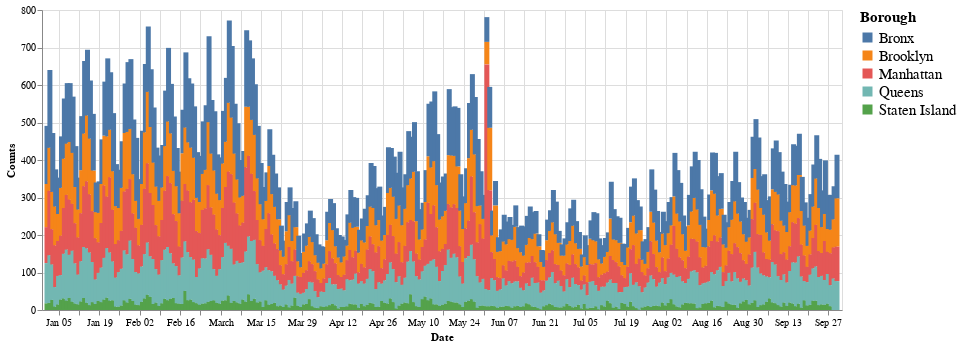

Notebook code for this chart:
### Code cell
alt.Chart(eachCount).mark_bar().transform_fold(
    fold=["Brooklyn","Staten Island","Bronx","Manhattan","Queens"],
    as_=['Borough', 'Counts']
).encode(
    x='Date:T',
    y='Counts:Q',
    color='Borough:N'
).properties(
    width=800,
    height=300
).configure_legend(
    labelFontSize=15,
    titleFontSize=15,
).interactive()

### Figure 1 — Vega-Lite specification as saved in the notebook (floating-point values rounded to 4 significant figures; data arrays with more than 128 entries replaced by an {"elided": "..."} marker saying what was removed)
{"config": {"view": {"continuousWidth": 400, "continuousHeight": 300}, "legend": {"labelFontSize": 15, "titleFontSize": 15}}, "data": {"name": "data-d52131b8401e91e9110ebdead2337c59"}, "mark": "bar", "encoding": {"color": {"type": "nominal", "field": "Borough"}, "x": {"type": "temporal", "field": "Date"}, "y": {"type": "quantitative", "field": "Counts"}}, "height": 300, "selection": {"selector002": {"type": "interval", "bind": "scales", "encodings": ["x", "y"]}}, "transform": [{"fold": ["Brooklyn", "Staten Island", "Bronx", "Manhattan", "Queens"], "as": ["Borough", "Counts"]}], "width": 800, "$schema": "https://vega.github.io/schema/vega-lite/v4.8.1.json", "datasets": {"data-d52131b8401e91e9110ebdead2337c59": {"elided": "274 records"}}}
